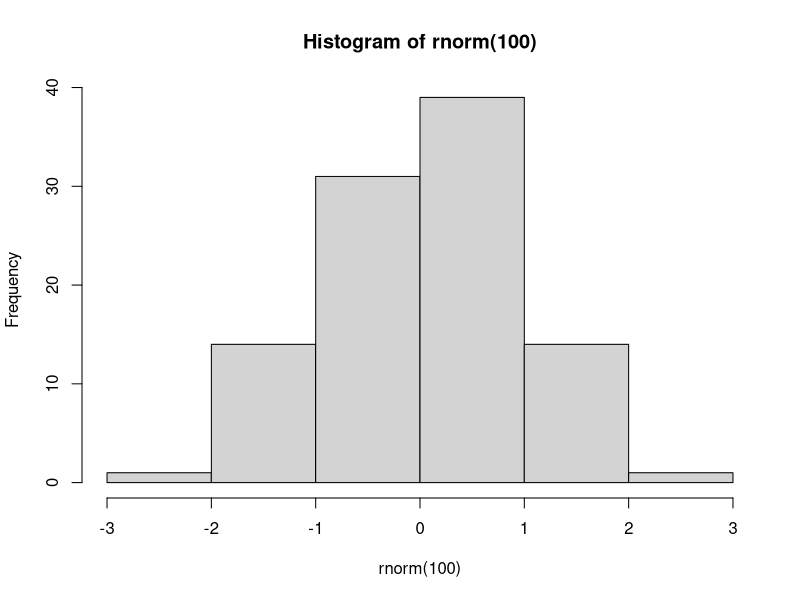

The R source for this figure:
## ---- chunk 1
knitr::opts_chunk$set(collapse = TRUE, comment = "#>")
## ---- chunk 2
1+2
## ---- chunk 3
hist(rnorm(100))
## ---- chunk 4
## chunk comment
mean(c(1, 2, 3), na.rm = TRUE)  # inline comment
nchar(c("test", "characters"))  
